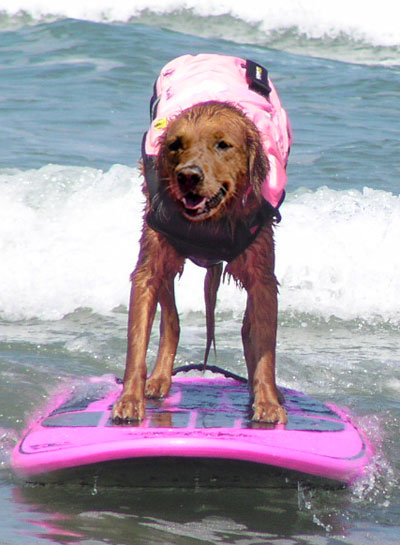
#> input picture images/Q20818014-Q144.jpg, 400 x 545 px; its folder holds 4 pictures in this run
$ jupyter execute Projet.ipynb   (shell and % lines are left out)
#> lines starting #> are read from the running program, lines starting #| are printed output that depends on the picture
import os
import sys
import json
import urllib
import shutil
import random
import time
import pandas as pd
import webcolors
import numpy as np
import requests
import matplotlib.pyplot as plt
import matplotlib.colors as mcl
from SPARQLWrapper import SPARQLWrapper, JSON
from PIL import Image
from sklearn.cluster import KMeans, MiniBatchKMeans
from sklearn.preprocessing import MultiLabelBinarizer, LabelEncoder, StandardScaler
from sklearn.svm import SVC
from sklearn import tree
from sklearn.tree import DecisionTreeClassifier
from sklearn.ensemble import RandomForestClassifier
from sklearn.metrics import classification_report
import graphviz
import pydotplus
from urllib.error import HTTPError
from mpl_toolkits.mplot3d import Axes3D
from sklearn.model_selection import train_test_split

[cell 1]
import os
import sys
import json
import urllib
import shutil
import random
import time
import pandas as pd
import webcolors
import numpy as np
import requests
import matplotlib.pyplot as plt
import matplotlib.colors as mcl
from SPARQLWrapper import SPARQLWrapper, JSON
from PIL import Image
from sklearn.cluster import KMeans, MiniBatchKMeans
from sklearn.preprocessing import MultiLabelBinarizer, LabelEncoder, StandardScaler
from sklearn.svm import SVC
from sklearn import tree
from sklearn.tree import DecisionTreeClassifier
from sklearn.ensemble import RandomForestClassifier
from sklearn.metrics import classification_report
import graphviz
import pydotplus
from urllib.error import HTTPError
from mpl_toolkits.mplot3d import Axes3D
from sklearn.model_selection import train_test_split

endpoint_url = "https://query.wikidata.org/sparql"
img_data = {}

# Requête pour récupérer les infos de l'entité donnée - Q144/Chien par défaut
# [31 lines left out: functions query, get_results, not called in this run]

# Pour créer le dossier des images s'il n'existe pas
def createFolder(name='images'):
    if name not in os.listdir():
        os.mkdir(name)
    else:
        print('Dossier '+name+' déjà existant !')

# Pour vérifier si un dossier est vide - évitons de retélécharger des images inutilement.
def isEmpty(name='images'):
    if len(os.listdir(name)) == 0:
        return True
    return False

# Pour ajouter des éléments à la bdd
# [9 lines left out: function addImg, not called in this run]


# Ajoute les images de toutes les entités spécifiées
def addAllImg(wd, limit):
    for w in wd:
        addImg(w, limit)

# Pour télécharger l'image d'un élément de la bdd
# [4 lines left out: function downloadImage, not called in this run]

# Si les images sont déjà téléchargées on initialise le tableau
def initAlreadyDownload(namefolder='images'):
#> called with namefolder = 'images'
    for image in os.listdir(namefolder):
        #img_data[image.split(".")[0]] = {'image': ""}
        img_data[image.split(".")[0]] = {}
#> pass 2 of the loop in initAlreadyDownload, `for image in os.listdir(namefolder):`:
#> in openImgGetMeta, imgfile is the input picture: PIL image 400x545 RGB; mean R, G, B 164.5, 156.1, 168.5

# Pour télécharger toutes les images - limit par query
def downloadAllImages(wd=['Q144'], limit=5):
    createFolder()
    if not isEmpty():
        print('Images déjà téléchargées !')
        initAlreadyDownload()
        return False
    addAllImg(wd, limit)
    return True

#Supprimer une image du dossier
# [6 lines left out: function removeImage, not called in this run]

bdd = ['Q4022'] #Chien, drapeau, ile, sandwich, peinture, taxon, chat, être humain, riviere
downloadAllImages(wd=bdd,limit=25)
print(img_data)

## Étiquetage et annotation

[cell 2]
#Obtenir les metas d'une image
def getMetaImg(name, imgfile):
    #clés Exif
    DATE_KEY = 36867
    MODEL_KEY = 272

    img_data[name].update({
        #'size': [getSizeImg(imgfile.size), imgfile.size],
        'size': getSizeImg(imgfile.size),
        'orientation': getOrientationImg(imgfile.size),
        'format': imgfile.format,
    })

    getColorsImg(name, imgfile)

    exif_data = imgfile._getexif()
    if exif_data is not None:
        if DATE_KEY in exif_data:
            img_data[name]['date'] = exif_data[DATE_KEY]
        if MODEL_KEY in exif_data:
            img_data[name]['model'] = exif_data[MODEL_KEY]

def getOrientationImg(size): #(largeur,hauteur)
    width,height = size
    return "landscape" if width > height else "portrait" if height > width else "squared"

def getSizeImg(size): #(largeur,hauteur)
    width,height = size
    return "large" if width*height>1920*1080 else "small" if width*height<640*480 else "medium"

Main Color

[cell 3]
def getColorsImg(name, imgfile, cluster_nbr=2, n_init=1):

#> called with name = 'Q20818014-Q144', cluster_nbr = 2, n_init = 1
    img_data[name]['colors'] = []

    # Redimensionner l'image pour accélérer le traitement
    imgfile = imgfile.resize((int(imgfile.size[0]/2), int(imgfile.size[1]/2)))
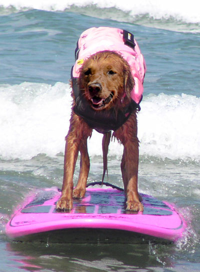
#> imgfile: PIL image 200x272 RGB; mean R, G, B 164.5, 156.1, 168.5

    # Convertir l'image en un tableau numpy
    img_array = np.array(imgfile)

    try:
        img_vector = img_array.reshape(-1, 3)

        clusters = MiniBatchKMeans(n_clusters=cluster_nbr, n_init=n_init, random_state=69).fit(img_vector) #Random state pour garder la meme seed ppour toutes les images

        for i, center in enumerate(clusters.cluster_centers_):
            rgb = tuple(map(int, center))


            img_data[name]['colors'].append(rgb)
#> this loop made 2 passes
#> (center, rgb) on passes 1 to 2: ([194.8, 191.4, 207.5], (194, 191, 207)), ([96.33, 76.8, 80.5], (96, 76, 80))

    except Exception as e:
        print('Pas de couleur : {}'.format(e))
        #img_data[name]['colors'] = [-1]


# [15 lines left out: function RGBtoName, not called in this run]

ALL META

[cell 4]
def openImgGetMeta(name): #name = 'img.jpg'
    try:
        with Image.open("images/"+name) as imgfile:
            #print(imgfile.size, imgfile.format)
            name = name.split(".")[0]
            getMetaImg(name, imgfile)
#> in getMetaImg, `exif_data = imgfile._getexif()`: exif_data = 0 items

        imgfile.close()
        return True
    except FileNotFoundError as e:
        print('Impossible de trouver le fichier {}: {}'.format("images/"+name, e))
        return False
    except Exception as e:
        print('Erreur lors de l\'ouverture de l\'image {}: {}'.format("images/"+name, e))
        removeImage(name)
        return False

#Obtenir les metas de toutes nos images
def openGetMetaAllImg(namefolder='images'):
    for image in os.listdir(namefolder):
        openImgGetMeta(image)
#> pass 2 of the loop in openGetMetaAllImg, `for image in os.listdir(namefolder):`:
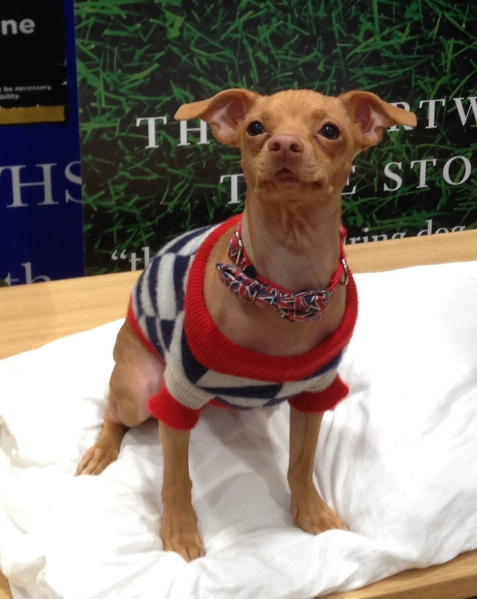
#> input picture images/Q20818039-Q144.jpg, 954 x 1197 px (shown at 1/2 size)
#> in openImgGetMeta, imgfile is the input picture: PIL image 954x1197 RGB; mean R, G, B 136.4, 123.8, 114.1
#> in getColorsImg (call 2), `imgfile = imgfile.resize((int(imgfile.size[0]/2), int(imgfile.size[1]/..`:
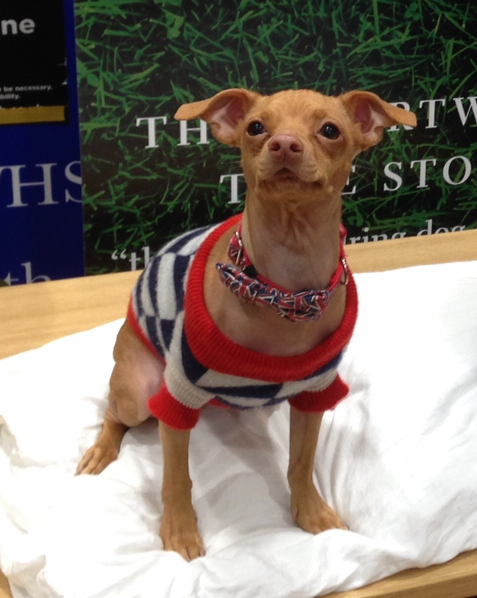
#> imgfile: PIL image 477x598 RGB; mean R, G, B 136.4, 123.8, 114.1
#> the loop in getColorsImg (call 2), `for i, center in enumerate(clusters.cluster_centers_):` made 2 passes
#> (center, rgb) on passes 1 to 2: ([232.6, 224.3, 213.8], (232, 224, 213)), ([67.56, 51.8, 42.75], (67, 51, 42))

openGetMetaAllImg()
